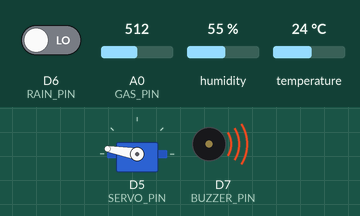
A sketch run on a simulated ESP8266 (NodeMCU). On the bench: servo, buzzer (waves = sounding, pin HIGH). The inputs (shaded band) are chosen by the test bench; at power-on: D6 (RAIN_PIN) LOW, A0 (GAS_PIN) = 512, humidity 55 %, temperature 24 °C. WiFi joins after 1.5 s; servers stay silent unless stated; random numbers use the default seed unless the sketch sets one; no MQTT or app messages arrive unless stated; what the sketch prints to the serial monitor is not drawn.

Above: at 2.8 s.
2.9 s: D6 (RAIN_PIN) driven HIGH
At 7.5 s:
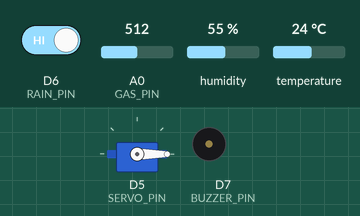
Timing chart, 0 to 14.2 s (numbered marks = the images above; inputs shaded):
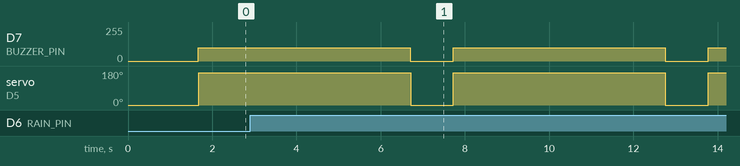

The sketch:

code_ardunio.ino
```cpp
#include <ESP8266WiFi.h>
#include <PubSubClient.h>
#include <DHT.h>
#include <Servo.h>

// --- KHAI BÁO CHÂN ---
#define DHTPIN        D4
#define DHTTYPE       DHT22

#define GAS_PIN       A0
#define RAIN_PIN      D6
#define BUZZER_PIN    D7
#define SERVO_PIN     D5

DHT dht(DHTPIN, DHTTYPE);
Servo servo;

// --- NGƯỠNG ---
const int gasThreshold = 250;

// --- WiFi & MQTT ---
const char* ssid = "Fablab 2.4G";
const char* password = "Fira@2024";
const char* mqtt_server = "192.168.69.69";

WiFiClient espClient;
PubSubClient client(espClient);

// --- Biến trạng thái ---
bool isGasDetected = false;
unsigned long gasDetectedTime = 0;
bool buzzerOn = false;
bool doorOpened = false;

int rainCounter = 0;

void setup_wifi() {
  delay(100);
  Serial.println();
  Serial.print("Đang kết nối WiFi: ");
  Serial.println(ssid);

  WiFi.begin(ssid, password);
  while (WiFi.status() != WL_CONNECTED) {
    delay(500);
    Serial.print(".");
  }

  Serial.println("\n✅ Kết nối WiFi thành công!");
  Serial.print("Địa chỉ IP: ");
  Serial.println(WiFi.localIP());
}

void reconnect() {
  while (!client.connected()) {
    Serial.print("Đang kết nối MQTT... ");
    String clientId = "NodeMCU-" + String(random(0xffff), HEX);
    if (client.connect(clientId.c_str())) {
      Serial.println("✅ Đã kết nối MQTT!");
    } else {
      Serial.print("❌ Kết nối MQTT thất bại. Lỗi: ");
      Serial.print(client.state());
      Serial.println(". Thử lại sau 5s...");
      delay(5000);
    }
  }
}

void setup() {
  Serial.begin(115200);
  dht.begin();
  pinMode(RAIN_PIN, INPUT);
  pinMode(BUZZER_PIN, OUTPUT);
  analogWrite(BUZZER_PIN, 0);

  servo.attach(SERVO_PIN);
  servo.write(0); // Đóng cửa ban đầu

  setup_wifi();
  client.setServer(mqtt_server, 1884);

  Serial.println("🚀 Hệ thống NodeMCU giám sát môi trường khởi động...");
}

void loop() {
  if (!client.connected()) {
    reconnect();
  }
  client.loop();

  float temp = dht.readTemperature();
  float humi = dht.readHumidity();
  int gasValue = analogRead(GAS_PIN);
  bool rainDetected = digitalRead(RAIN_PIN) == LOW;
  unsigned long currentMillis = millis();

  Serial.println("------------");
  Serial.printf("Nhiệt độ: %.2f °C\n", temp);
  Serial.printf("Độ ẩm: %.2f %%\n", humi);
  Serial.printf("Gas: %d\n", gasValue);
  Serial.printf("Mưa: %s\n", rainDetected ? "Có" : "Không");

  // --- Xử lý khí gas ---
  if (gasValue > gasThreshold && !isGasDetected) {
    Serial.println("⚠️ Phát hiện khí gas! Bật còi và mở cửa.");
    gasDetectedTime = currentMillis;
    isGasDetected = true;

    // Bật còi 5 giây
    analogWrite(BUZZER_PIN, 100);
    buzzerOn = true;
    client.publish("node/buzzer", "on");

    // Mở cửa
    servo.write(170);
    doorOpened = true;
    client.publish("node/door", "open");
  }

  // Sau 5s thì tắt còi và đóng cửa nếu đã bật
  if (isGasDetected && (currentMillis - gasDetectedTime >= 5000)) {
    if (buzzerOn) {
      Serial.println("🔕 Tắt còi sau 5 giây.");
      analogWrite(BUZZER_PIN, 0);
      buzzerOn = false;
      client.publish("node/buzzer", "off");
    }

    if (doorOpened) {
      Serial.println("🚪 Đóng cửa sau 5 giây.");
      servo.write(0);
      doorOpened = false;
      client.publish("node/door", "closed");
    }

    isGasDetected = false;
  }

  // Gửi dữ liệu môi trường
  client.publish("node/temp", String(temp).c_str());
  client.publish("node/humi", String(humi).c_str());
  client.publish("node/gas", String(gasValue).c_str());

  // Gửi trạng thái mưa
  if (rainDetected) {
    rainCounter++;
    client.publish("node/rain", String(rainCounter).c_str());
  } else {
    rainCounter = 0;
    client.publish("node/rain", "0");
  }

  delay(1000);
}
```

Measured:
- by itself, D7 (BUZZER_PIN): alternates 100/255 for 5.0 s and 0/255 for 1.0 s
- by itself, servo on D5 (SERVO_PIN): alternates 170° for 5.0 s and 0° for 1.0 s
